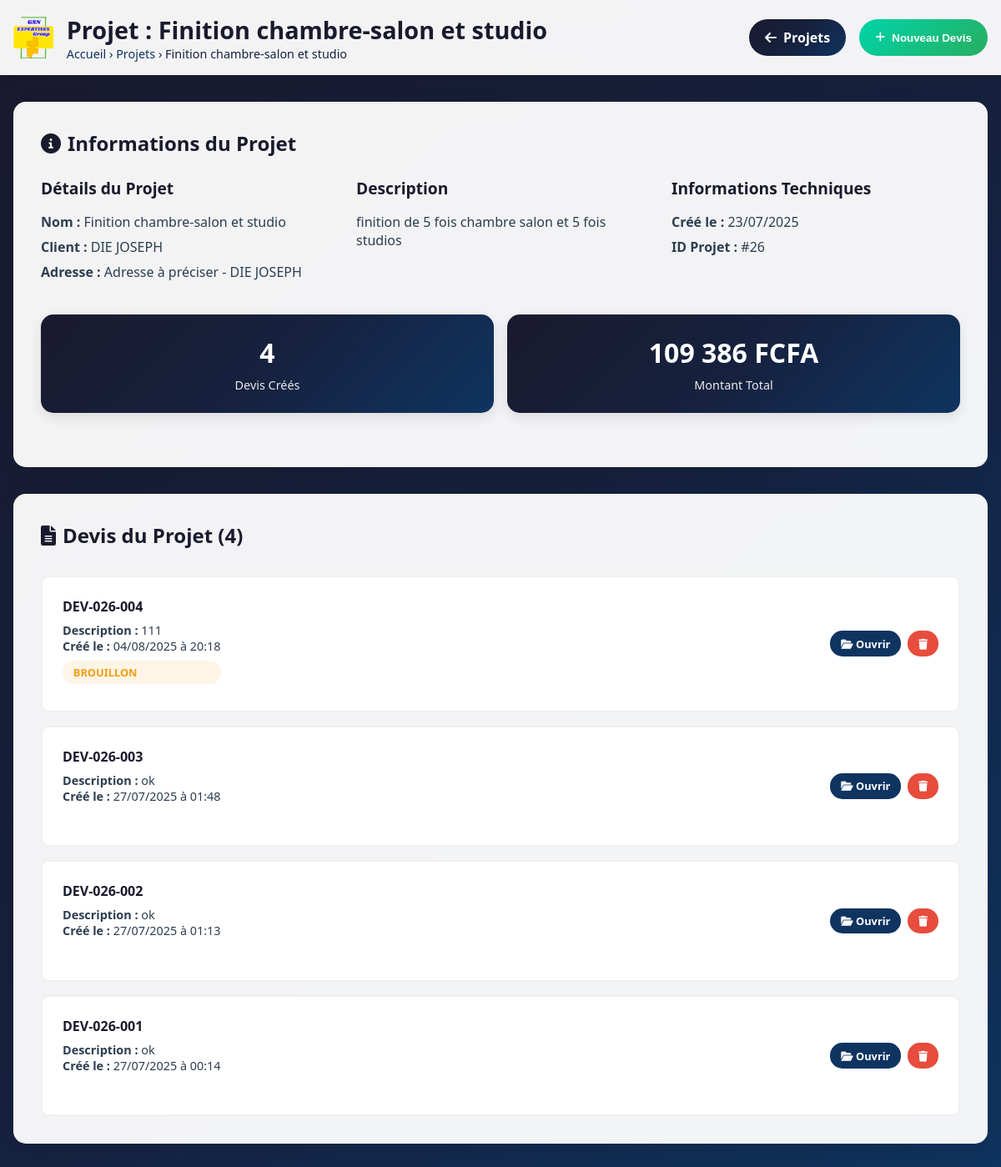
/projet_detail.php?id=26, run on the app's committed database.
### tables this page shows
CREATE TABLE `projets` (
  `id` int(11) NOT NULL,
  `nom` varchar(255) NOT NULL,
  `description` text DEFAULT NULL,
  `client` varchar(255) DEFAULT NULL,
  `adresse` varchar(255) DEFAULT NULL,
  `date_debut` date DEFAULT NULL,
  `date_fin_prevue` date DEFAULT NULL,
  `budget_previsionnel` decimal(15,2) DEFAULT 0.00,
  `statut` enum('En planification','En cours','Terminé','Suspendu') DEFAULT 'En planification',
  `date_creation` timestamp NULL DEFAULT current_timestamp(),
  `date_modification` timestamp NULL DEFAULT current_timestamp() ON UPDATE current_timestamp()
);

CREATE TABLE `devis` (
  `id` int(11) NOT NULL,
  `projet_id` int(11) NOT NULL,
  `numero` varchar(50) NOT NULL,
  `version` varchar(20) DEFAULT '1.0',
  `description` text DEFAULT NULL,
  `date_creation` timestamp NULL DEFAULT current_timestamp(),
  `date_modification` timestamp NULL DEFAULT current_timestamp() ON UPDATE current_timestamp(),
  `statut` enum('brouillon','validé','facturé','payé') DEFAULT 'brouillon'
);

### functions.php (called while the page is built, shortened)
<?php
function secureGetParam($param, $type = 'string', $default = null) {
    $value = $_GET[$param] ?? $_POST[$param] ?? $default;
    switch ($type) {
        case 'int':
            return (int)$value;
    }
}
?>

### projet_detail.php (the view, shortened to what this page needs)
<?php
require_once 'functions.php';
$pdo = getDbConnection();
$projet_id = secureGetParam('id', 'int', 0);
try {
    $stmt = $pdo->prepare("SELECT * FROM projets WHERE id = ?");
    $stmt->execute([$projet_id]);
    $projet = $stmt->fetch();
    $projet['adresse'] = $projet['adresse'] ?? 'Non défini';
    $projet['date_creation'] = $projet['date_creation'] ?? date('Y-m-d H:i:s');
} catch (PDOException $e) {
    die("Erreur de requête : " . $e->getMessage());
}
try {
    $stmt = $pdo->prepare("SELECT * FROM devis WHERE projet_id = ? ORDER BY id DESC");
    $stmt->execute([$projet_id]);
    $devis_list = $stmt->fetchAll();
} catch (PDOException $e) {
    $devis_list = [];
}
$stats = ['total_devis' => count($devis_list), 'total_montant' => 0];
foreach ($devis_list as $devis) {
    try {
        $stmt = $pdo->prepare("SELECT SUM(total_ttc) as total FROM recapitulatif WHERE projet_id = ? AND devis_id = ?");
        $stmt->execute([$projet_id, $devis['id']]);
        $result = $stmt->fetch();
        $stats['total_montant'] += $result['total'] ?? 0;
    } catch (PDOException $e) {
    }
}
?>
<!DOCTYPE html>
<html lang="fr">
<head>
    <link rel="stylesheet" href="https://cdnjs.cloudflare.com/ajax/libs/font-awesome/6.0.0/css/all.min.css">
</head>
<body>
    <header class="header">
        <div class="container header-content">
            <div class="logo-container">
                <img src="logo.png" alt="Logo GSN" onerror="this.style.display='none'">
                <div>
                    <h1 class="page-title">Projet : <?= htmlspecialchars($projet['nom'] ?? 'Sans nom') ?></h1>
                    <div class="breadcrumb">
                        <a href="index.php">Accueil</a> ›
                        <a href="liste_projets.php">Projets</a> ›
                        <?= htmlspecialchars($projet['nom'] ?? 'Sans nom') ?>
                    </div>
                </div>
            </div>
            <nav class="nav-actions">
                <a href="liste_projets.php" class="nav-btn" title="Retour aux projets">
                    <i class="fas fa-arrow-left"></i> Projets
                </a>
                <button type="button" class="nav-btn success" onclick="document.getElementById('nouveauDevisForm').style.display='block'" title="Créer un nouveau devis">
                    <i class="fas fa-plus"></i> Nouveau Devis
                </button>
            </nav>
        </div>
    </header>
    <main class="container">
        <div class="card fade-in">
            <h2 class="card-title">
                <i class="fas fa-info-circle"></i>
                Informations du Projet
            </h2>
            <div class="projet-info">
                <div class="info-group">
                    <h4>Détails du Projet</h4>
                    <p><strong>Nom :</strong> <?= htmlspecialchars($projet['nom'] ?? 'Non défini') ?></p>
                    <p><strong>Client :</strong> <?= htmlspecialchars($projet['client'] ?? 'Non défini') ?></p>
                    <p><strong>Adresse :</strong> <?= htmlspecialchars($projet['adresse'] ?? 'Non défini') ?></p>
                </div>
                <div class="info-group">
                    <h4>Description</h4>
                    <p><?= htmlspecialchars($projet['description'] ?? 'Aucune description') ?></p>
                </div>
                <div class="info-group">
                    <h4>Informations Techniques</h4>
                    <p><strong>Créé le :</strong> <?= isset($projet['date_creation']) && $projet['date_creation'] ? date('d/m/Y', strtotime($projet['date_creation'])) : 'Date inconnue' ?></p>
                    <p><strong>ID Projet :</strong> #<?= $projet['id'] ?></p>
                </div>
            </div>
            <div class="stats-grid">
                <div class="stat-card">
                    <div class="stat-value"><?= $stats['total_devis'] ?></div>
                    <div class="stat-label">Devis Créés</div>
                </div>
                <div class="stat-card">
                    <div class="stat-value"><?= number_format($stats['total_montant'], 0, ',', ' ') ?> FCFA</div>
                    <div class="stat-label">Montant Total</div>
                </div>
            </div>
        </div>
        <div class="card fade-in">
            <h2 class="card-title">
                <i class="fas fa-file-alt"></i>
                Devis du Projet (<?= count($devis_list) ?>)
            </h2>
            <?php if (empty($devis_list)): ?>
            <div class="empty-state">
                <i class="fas fa-file-plus"></i>
                <h3>Aucun devis créé</h3>
                <p>Commencez par créer votre premier devis pour ce projet.</p>
                <button type="button" class="btn" onclick="document.getElementById('nouveauDevisForm').style.display='block'">
                    <i class="fas fa-plus"></i> Créer un Devis
                </button>
            </div>
            <?php else: ?>
            <div class="devis-grid">
                <?php foreach ($devis_list as $devis): ?>
                <div class="devis-card">
                    <div class="devis-info">
                        <h4><?= htmlspecialchars($devis['numero'] ?? 'N/A') ?></h4>
                        <p><strong>Description :</strong> <?= htmlspecialchars($devis['description'] ?? 'Sans description') ?></p>
                        <p><strong>Créé le :</strong> <?= isset($devis['date_creation']) && $devis['date_creation'] ? date('d/m/Y à H:i', strtotime($devis['date_creation'])) : 'Date inconnue' ?></p>
                        <div class="devis-status <?= $devis['statut'] ?? 'brouillon' ?>">
                            <?= ucfirst($devis['statut'] ?? 'brouillon') ?>
                        </div>
                    </div>
                    <div class="devis-actions">
                        <a href="devis_detail.php?projet_id=<?= $projet_id ?>&devis_id=<?= $devis['id'] ?>"
                           class="btn-sm btn-primary" title="Ouvrir le devis">
                            <i class="fas fa-folder-open"></i> Ouvrir
                        </a>
                        <a href="?id=<?= $projet_id ?>&delete_devis=<?= $devis['id'] ?>"
                           class="btn-sm btn-danger"
                           onclick="return confirm('Êtes-vous sûr de vouloir supprimer ce devis ?')"
                           title="Supprimer le devis">
                            <i class="fas fa-trash"></i>
                        </a>
                    </div>
                </div>
                <?php endforeach; ?>
            </div>
            <?php endif; ?>
        </div>
    </main>
</body>
</html>

### projet_detail.php (style rules this page uses)
:root { --primary: #1a1a2e; --secondary: #16213e; --accent: #0f3460; --success: #00d4aa; --warning: #f39c12; --danger: #e74c3c; --light: #ecf0f1; --dark: #2c3e50; --gradient: linear-gradient(135deg, var(--primary) 0%, var(--secondary) 50%, var(--accent) 100%); }
* { margin: 0; padding: 0; box-sizing: border-box; }
body { font-family: 'Segoe UI', Tahoma, Geneva, Verdana, sans-serif; background: var(--gradient); min-height: 100vh; color: var(--dark); }
.header { background: rgba(255,255,255,0.95); backdrop-filter: blur(10px); padding: 1rem 0; box-shadow: 0 2px 20px rgba(0,0,0,0.1); position: sticky; top: 0; z-index: 100; }
.header-content { display: flex; justify-content: space-between; align-items: center; flex-wrap: wrap; gap: 1rem; }
.logo-container { display: flex; align-items: center; gap: 1rem; }
.logo-container img { height: 50px; width: auto; }
.page-title { color: var(--primary); font-size: 1.8rem; font-weight: 700; }
.breadcrumb { color: var(--secondary); font-size: 0.9rem; }
.breadcrumb a { color: var(--accent); text-decoration: none; }
.nav-actions { display: flex; gap: 1rem; flex-wrap: wrap; }
.nav-btn { background: var(--gradient); color: white; padding: 0.7rem 1.2rem; border-radius: 25px; text-decoration: none; font-weight: 600; transition: all 0.3s ease; border: none; cursor: pointer; display: flex; align-items: center; gap: 0.5rem; }
.nav-btn.success { background: linear-gradient(135deg, var(--success), #27ae60); }
.container { max-width: 1200px; margin: 0 auto; padding: 0 1rem; }
.card { background: rgba(255,255,255,0.95); backdrop-filter: blur(10px); border-radius: 15px; padding: 2rem; margin: 2rem 0; box-shadow: 0 10px 30px rgba(0,0,0,0.1); border: 1px solid rgba(255,255,255,0.2); }
.card-title { color: var(--primary); margin-bottom: 1.5rem; font-size: 1.5rem; font-weight: 700; display: flex; align-items: center; gap: 0.5rem; }
.projet-info { display: grid; grid-template-columns: repeat(auto-fit, minmax(250px, 1fr)); gap: 2rem; margin-bottom: 2rem; }
.info-group h4 { color: var(--primary); margin-bottom: 1rem; font-size: 1.2rem; }
.info-group p { margin-bottom: 0.5rem; color: var(--dark); }
.stats-grid { display: grid; grid-template-columns: repeat(auto-fit, minmax(200px, 1fr)); gap: 1rem; margin: 2rem 0; }
.stat-card { background: var(--gradient); color: white; padding: 1.5rem; border-radius: 15px; text-align: center; box-shadow: 0 5px 15px rgba(0,0,0,0.1); }
.stat-value { font-size: 2rem; font-weight: 700; margin-bottom: 0.5rem; }
.stat-label { font-size: 0.9rem; opacity: 0.9; }
.devis-grid { display: grid; gap: 1rem; margin-top: 2rem; }
.devis-card { background: white; border: 2px solid #f0f0f0; border-radius: 10px; padding: 1.5rem; transition: all 0.3s ease; display: flex; justify-content: space-between; align-items: center; }
.devis-info h4 { color: var(--primary); margin-bottom: 0.5rem; }
.devis-info p { color: var(--dark); font-size: 0.9rem; }
.devis-status { padding: 0.3rem 0.8rem; border-radius: 15px; font-size: 0.8rem; font-weight: 600; text-transform: uppercase; margin: 0.5rem 0; }
.devis-status.brouillon { background: rgba(243,156,18,0.1); color: var(--warning); }
.devis-actions { display: flex; gap: 0.5rem; }
.btn-sm { padding: 0.4rem 0.8rem; font-size: 0.8rem; border-radius: 15px; text-decoration: none; font-weight: 600; transition: all 0.3s ease; border: none; cursor: pointer; }
.btn-primary { background: var(--accent); color: white; }
.btn-danger { background: var(--danger); color: white; }
.fade-in { animation: fadeIn 0.6s ease-out; }

### data on the page
projets: nom "Finition chambre-salon et studio", client "DIE JOSEPH", adresse "Adresse à préciser - DIE JOSEPH", description "finition de 5 fois chambre salon et 5 fois studios", date_creation "23/07/2025", id "26"
devis: numero "DEV-026-004", description "111", date_creation "04/08/2025 à 20:18", statut "BROUILLON"
devis: numero "DEV-026-003", description "ok", date_creation "27/07/2025 à 01:48"
devis: numero "DEV-026-002", description "ok", date_creation "27/07/2025 à 01:13"
devis: numero "DEV-026-001", description "ok", date_creation "27/07/2025 à 00:14"

### other printed values
$stats['total_devis'] "4"
$stats['total_montant'] "109 386"
count($devis_list) "4"
